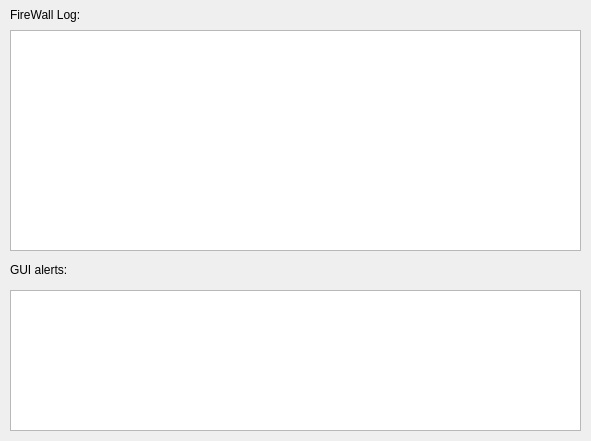
<?xml version="1.0" encoding="UTF-8"?>
<ui version="4.0">
 <class>LogDialog</class>
 <widget class="QDialog" name="LogDialog">
  <property name="geometry">
   <rect>
    <x>0</x>
    <y>0</y>
    <width>591</width>
    <height>441</height>
   </rect>
  </property>
  <property name="windowTitle">
   <string>Log Window</string>
  </property>
  <widget class="QTextBrowser" name="logView">
   <property name="geometry">
    <rect>
     <x>10</x>
     <y>30</y>
     <width>571</width>
     <height>221</height>
    </rect>
   </property>
   <property name="lineWrapMode">
    <enum>QTextEdit::NoWrap</enum>
   </property>
  </widget>
  <widget class="QTextBrowser" name="alertView">
   <property name="geometry">
    <rect>
     <x>10</x>
     <y>290</y>
     <width>571</width>
     <height>141</height>
    </rect>
   </property>
   <property name="lineWrapMode">
    <enum>QTextEdit::NoWrap</enum>
   </property>
  </widget>
  <widget class="QLabel" name="label">
   <property name="geometry">
    <rect>
     <x>10</x>
     <y>5</y>
     <width>101</width>
     <height>20</height>
    </rect>
   </property>
   <property name="text">
    <string>FireWall Log:</string>
   </property>
  </widget>
  <widget class="QLabel" name="label_2">
   <property name="geometry">
    <rect>
     <x>10</x>
     <y>260</y>
     <width>81</width>
     <height>20</height>
    </rect>
   </property>
   <property name="text">
    <string>GUI alerts:</string>
   </property>
  </widget>
 </widget>
 <resources/>
 <connections/>
</ui>
